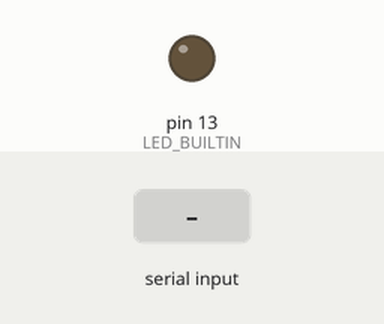
This sketch was run on a simulated Arduino Uno, built with avr-gcc and run on an emulated ATmega328P. Parts: output pins drawn as LEDs (lit = HIGH). The test bench sets the inputs (shaded band).

Above: at 1.2 s.
1.3 s: byte 1 (1) received over Serial
At 2.5 s:
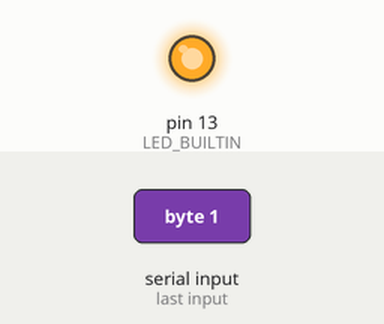
2.8 s: "1" received over Serial
At 3.7 s:
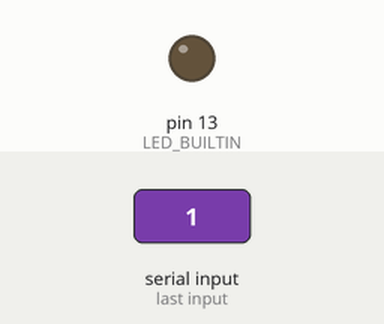
Timing chart, 0 to 5.8 s (numbered marks = the images above; inputs shaded):
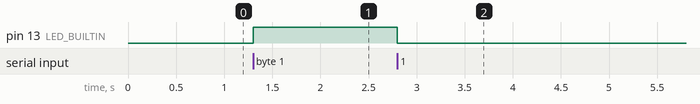

Measured:
- after the input at 1.3 s, pin 13 (LED_BUILTIN): LOW → HIGH at once
- after the input at 2.8 s, pin 13 (LED_BUILTIN): HIGH → LOW at once

The sketch:

uno_r3.ino
```cpp
int incoming_val = 0;

void setup() {
  pinMode(LED_BUILTIN, OUTPUT);
  Serial.begin(9600);
}

void loop() {
  if (Serial.available() > 0) {
    incoming_val = Serial.read();
    if (incoming_val == 1) {
      digitalWrite(LED_BUILTIN, HIGH);
    }
    else {
      digitalWrite(LED_BUILTIN, LOW);
    }
  }
}
```
